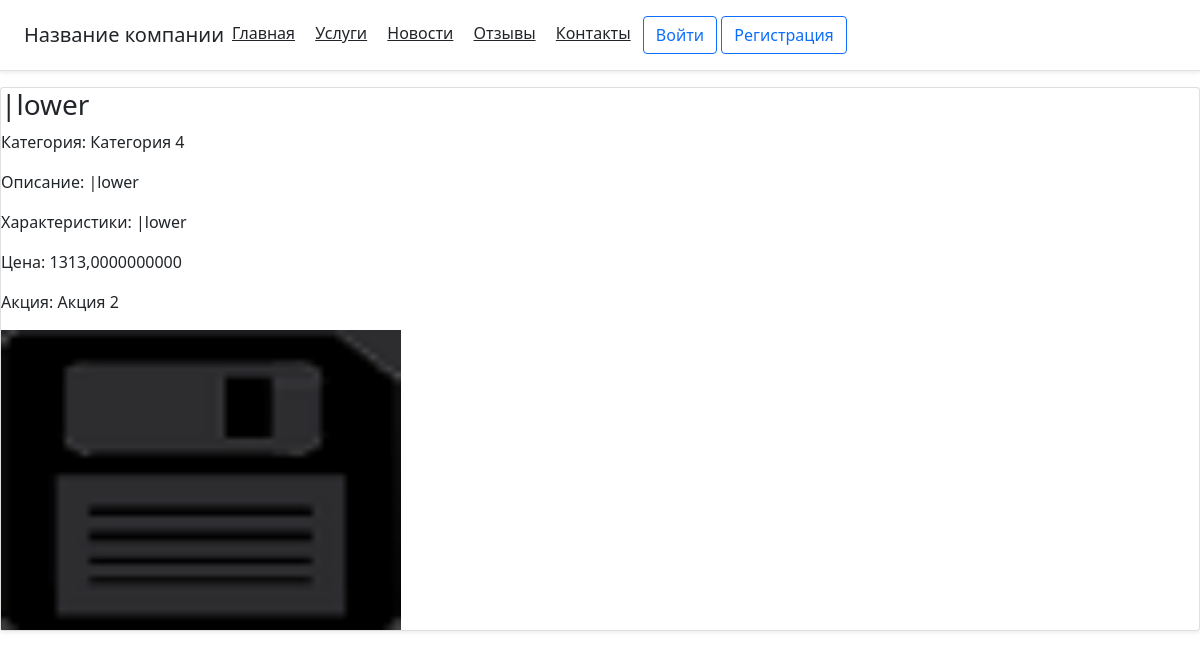
Page /services/product/lower/ on the committed database.
### main/models.py (models this page shows, shortened)
class modelProduct(models.Model):
    title = models.CharField('Название', max_length=20)
    cat= models.ForeignKey('modelСategory', on_delete=models.PROTECT, verbose_name='Категория')
    image = models.ImageField('Изображение', null=True, blank=True,upload_to='imagesProduct')
    slug = models.SlugField('URL', unique=True, db_index=True, max_length=255)
    content = models.TextField('Описание', blank=True)
    сharacteristics = models.TextField('Характеристики', blank=True)
    price = models.DecimalField('Цена', max_digits=16, decimal_places=10)
    act= models.ForeignKey('modelAction', on_delete=models.PROTECT, verbose_name='Акция')
    deleted = models.BooleanField('Удалено', default=False)
    class Meta:
        verbose_name = 'Товар'
        verbose_name_plural = 'Товары'

class modelСategory(MPTTModel):
    name = models.CharField('Название', unique=True, max_length=50)
    parent = TreeForeignKey('self', on_delete=models.CASCADE, null=True, blank=True, related_name='Потомок')
    image = models.ImageField('Изображение', null=True, blank=True,upload_to='imagesСategory')
    slug = models.SlugField('URL', unique=True, db_index=True, max_length=255)
    deleted = models.BooleanField('Удалено',default=False)
    def __str__(self):
        return self.name
    class Meta:
        verbose_name = 'Категория'
        verbose_name_plural = 'Категории'
    class MPTTMeta:
        order_insertion_by = ['name']

class modelAction(models.Model):
    title = models.CharField('Название', max_length=20)
    slug = models.SlugField('URL', unique=True, db_index=True, max_length=255)
    content = models.TextField('Описание', blank=True)
    deleted = models.BooleanField('Удалено', default=False)
    def __str__(self):
        return self.title
    class Meta:
        verbose_name = 'Акция'
        verbose_name_plural = 'Акции'

### main/views.py (the view)
# urls.py: path('services/product/<slug:product_slug>/', views.productInfo, name='productInfo'),
def productInfo(request, product_slug):
    _product = get_object_or_404(modelProduct, slug=product_slug)
    return render(request, 'main/productInfo.html', {'product': _product})

### main/templates/main/productInfo.html (shortened to what this page needs)
<!DOCTYPE HTML>
<html lang="ru">
<head>
    <link rel="stylesheet" href="https://stackpath.bootstrapcdn.com/bootstrap/5.0.0-alpha1/css/bootstrap.min.css">
</head>
<body>
   <div class="d-flex flex-column flex-md-row align-items-center p-3 px-md-4 mb-3 bg-white border-bottom shadow-sm">
          <h5 class="my-0 mr-md-auto font-weight-normal">Название компании</h5>
          <nav class="my-2 my-md-0 mr-md-3">
                <a class="p-2 text-dark" href="/">Главная</a>
                <a class="p-2 text-dark" href="/services">Услуги</a>
                <a class="p-2 text-dark" href="/news">Новости</a>
                <a class="p-2 text-dark" href="/reviews">Отзывы</a>
                <a class="p-2 text-dark" href="/contacts">Контакты</a>
				<a class="btn btn-outline-primary" href="#">Войти</a>
				<a class="btn btn-outline-primary" href="#">Регистрация</a>
          </nav>
    </div>
	<div class="card mb-4 shadow-sm">
		<h3>{{product.title}}</h3>
		<p >Категория: {{product.cat}}</p>
		<p >Описание: {{product.content}}</p>
		<p >Характеристики: {{product.сharacteristics}}</p>
		<p >Цена: {{product.price}}</p>
		<p >Акция: {{product.act}}</p>
		{% if product.image %}
			<img src="{{ product.image.url }}" width="400" height="300">
		{% endif %}
	</div>
</body>
</html>

### rows in the picture
modelProduct: title "|lower", cat "Категория 4", content "|lower", сharacteristics "|lower", price "1313,0000000000", act "Акция 2", image (picture)
